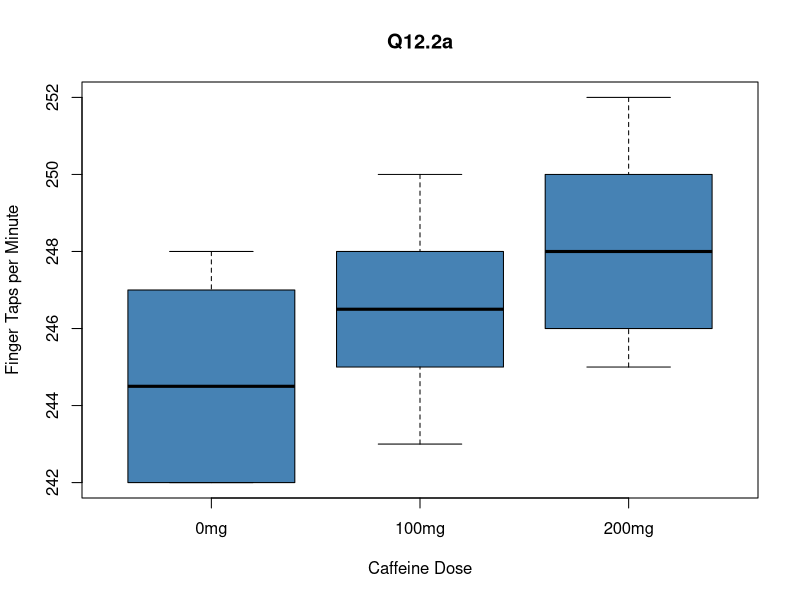
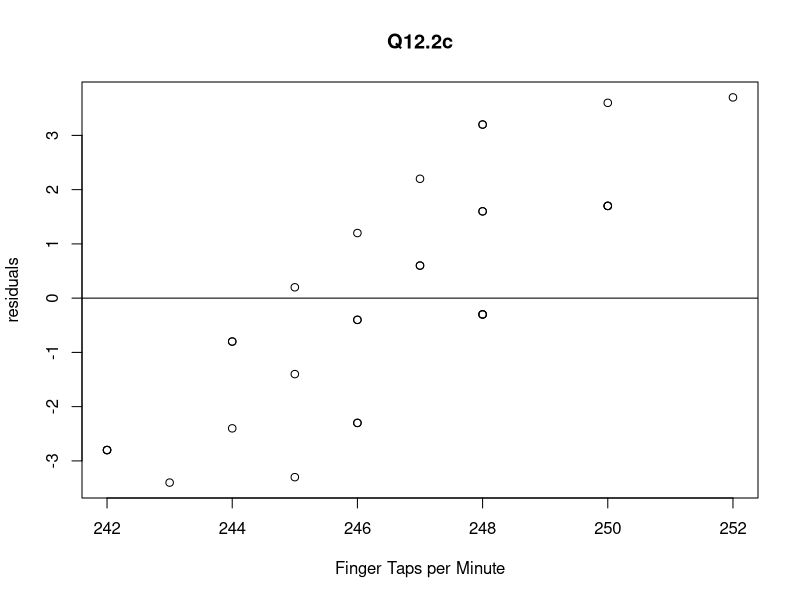
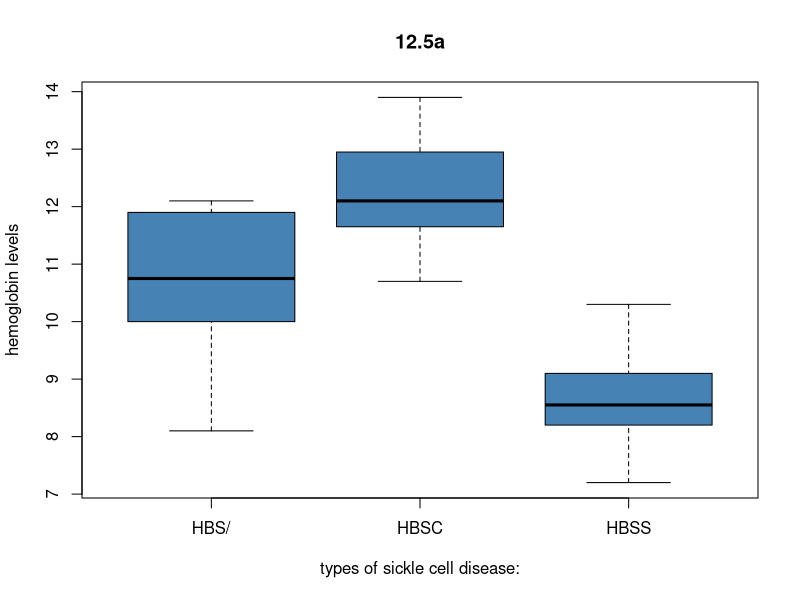
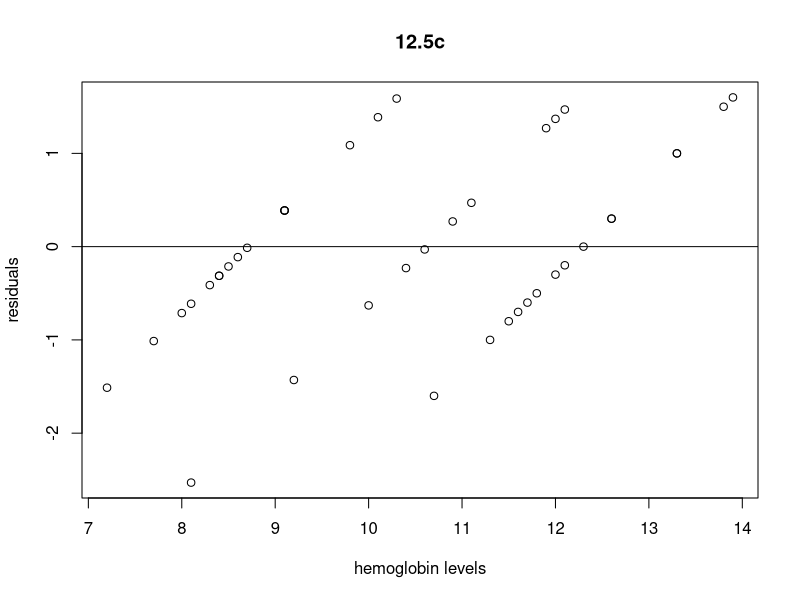

The R script that drew these images, in order:
df1 <- data.frame(team=rep(c('0mg', '100mg', '200mg'), each=10),
                 points=c(242, 245, 244, 248, 247, 248, 242, 244, 246, 242,
                          248, 246, 245, 247, 248, 250, 247, 246, 243, 244,
                          246, 248, 250, 252, 248, 250, 246, 248, 245, 250))

boxplot(df1$points ~ df1$team,
        col='steelblue',
        main='Q12.2a',
        xlab='Caffeine Dose',
        ylab='Finger Taps per Minute') 

model1 <- lm(df1$points ~ df1$team)
res <- resid(model1)
plot(df1$points, res, main='Q12.2c',ylab='residuals', xlab='Finger Taps per Minute')
abline(0,0)

HBSS <- rep('HBSS', times = 16)
HBS<- rep('HBS/', times = 10)
HBSC <- rep('HBSC', 15)
df2 <- data.frame(team=c(HBSS, HBS, HBSC),
                  points=c(7.2, 7.7, 8.0, 8.1, 8.3, 8.4, 8.4, 8.5, 8.6, 8.7, 9.1, 9.1, 9.1, 9.8, 10.1, 10.3, 
                           8.1,9.2,10.0, 10.4, 10.6, 10.9, 11.1, 11.9, 12.0, 12.1,
                           10.7, 11.3, 11.5, 11.6, 11.7, 11.8, 12.0, 12.1, 12.3, 12.6, 12.6, 13.3, 13.3, 13.8, 13.9))

boxplot(df2$points ~ df2$team,
        col='steelblue',
        main='12.5a',
        xlab='types of sickle cell disease:',
        ylab='hemoglobin levels') 

model2 <- lm(df2$points ~ df2$team)
res2 <- resid(model2)
plot(df2$points, res2, ylab='residuals', main='12.5c',xlab='hemoglobin levels')
abline(0,0)





